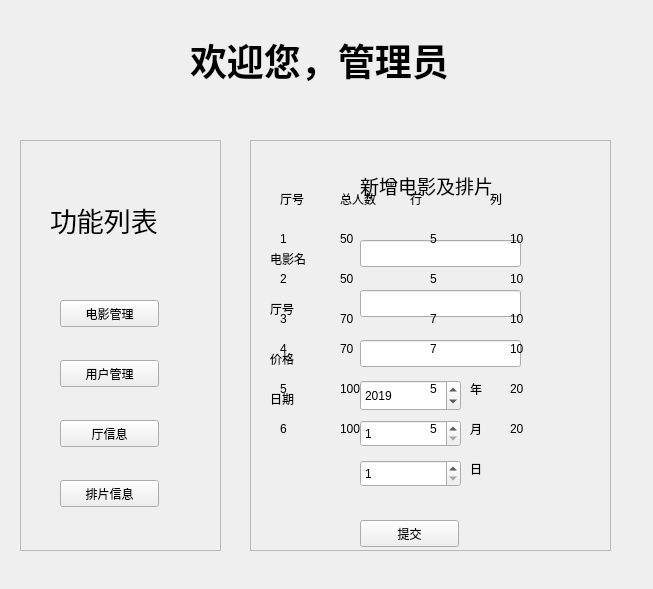
<?xml version="1.0" encoding="UTF-8"?>
<ui version="4.0">
 <class>Form</class>
 <widget class="QWidget" name="Form">
  <property name="geometry">
   <rect>
    <x>0</x>
    <y>0</y>
    <width>653</width>
    <height>589</height>
   </rect>
  </property>
  <property name="windowTitle">
   <string>Form</string>
  </property>
  <widget class="QLabel" name="manwel">
   <property name="geometry">
    <rect>
     <x>190</x>
     <y>0</y>
     <width>291</width>
     <height>121</height>
    </rect>
   </property>
   <property name="text">
    <string>&lt;html&gt;&lt;head/&gt;&lt;body&gt;&lt;p&gt;&lt;span style=&quot; font-size:28pt; font-weight:600;&quot;&gt;欢迎您，管理员&lt;/span&gt;&lt;/p&gt;&lt;/body&gt;&lt;/html&gt;</string>
   </property>
  </widget>
  <widget class="QFrame" name="newmvFrame">
   <property name="geometry">
    <rect>
     <x>250</x>
     <y>140</y>
     <width>361</width>
     <height>411</height>
    </rect>
   </property>
   <property name="frameShape">
    <enum>QFrame::StyledPanel</enum>
   </property>
   <property name="frameShadow">
    <enum>QFrame::Raised</enum>
   </property>
   <property name="midLineWidth">
    <number>1</number>
   </property>
   <widget class="QLabel" name="newMovie">
    <property name="geometry">
     <rect>
      <x>110</x>
      <y>30</y>
      <width>171</width>
      <height>31</height>
     </rect>
    </property>
    <property name="text">
     <string>&lt;html&gt;&lt;head/&gt;&lt;body&gt;&lt;p&gt;&lt;span style=&quot; font-size:14pt;&quot;&gt;新增电影及排片&lt;/span&gt;&lt;/p&gt;&lt;/body&gt;&lt;/html&gt;</string>
    </property>
   </widget>
   <widget class="QLabel" name="mvname">
    <property name="geometry">
     <rect>
      <x>20</x>
      <y>110</y>
      <width>67</width>
      <height>17</height>
     </rect>
    </property>
    <property name="text">
     <string>电影名</string>
    </property>
   </widget>
   <widget class="QLabel" name="mvhall">
    <property name="geometry">
     <rect>
      <x>20</x>
      <y>160</y>
      <width>67</width>
      <height>17</height>
     </rect>
    </property>
    <property name="text">
     <string>厅号</string>
    </property>
   </widget>
   <widget class="QLabel" name="mvprice">
    <property name="geometry">
     <rect>
      <x>20</x>
      <y>210</y>
      <width>67</width>
      <height>17</height>
     </rect>
    </property>
    <property name="text">
     <string>价格</string>
    </property>
   </widget>
   <widget class="QLabel" name="mvdate">
    <property name="geometry">
     <rect>
      <x>20</x>
      <y>250</y>
      <width>67</width>
      <height>17</height>
     </rect>
    </property>
    <property name="text">
     <string>日期</string>
    </property>
   </widget>
   <widget class="QLineEdit" name="mvnameLine">
    <property name="geometry">
     <rect>
      <x>110</x>
      <y>100</y>
      <width>161</width>
      <height>27</height>
     </rect>
    </property>
   </widget>
   <widget class="QLineEdit" name="mvhallLine">
    <property name="geometry">
     <rect>
      <x>110</x>
      <y>150</y>
      <width>161</width>
      <height>27</height>
     </rect>
    </property>
   </widget>
   <widget class="QLineEdit" name="mvpriceLine">
    <property name="geometry">
     <rect>
      <x>110</x>
      <y>200</y>
      <width>161</width>
      <height>27</height>
     </rect>
    </property>
   </widget>
   <widget class="QSpinBox" name="yearSpin">
    <property name="geometry">
     <rect>
      <x>110</x>
      <y>240</y>
      <width>101</width>
      <height>31</height>
     </rect>
    </property>
    <property name="maximum">
     <number>2030</number>
    </property>
    <property name="value">
     <number>2019</number>
    </property>
    <property name="displayIntegerBase">
     <number>10</number>
    </property>
   </widget>
   <widget class="QSpinBox" name="monSpin">
    <property name="geometry">
     <rect>
      <x>110</x>
      <y>280</y>
      <width>101</width>
      <height>27</height>
     </rect>
    </property>
    <property name="minimum">
     <number>1</number>
    </property>
    <property name="maximum">
     <number>12</number>
    </property>
    <property name="value">
     <number>1</number>
    </property>
   </widget>
   <widget class="QSpinBox" name="daySpin">
    <property name="geometry">
     <rect>
      <x>110</x>
      <y>320</y>
      <width>101</width>
      <height>27</height>
     </rect>
    </property>
    <property name="minimum">
     <number>1</number>
    </property>
    <property name="maximum">
     <number>31</number>
    </property>
   </widget>
   <widget class="QLabel" name="label_6">
    <property name="geometry">
     <rect>
      <x>220</x>
      <y>240</y>
      <width>67</width>
      <height>17</height>
     </rect>
    </property>
    <property name="text">
     <string>年</string>
    </property>
   </widget>
   <widget class="QLabel" name="label_7">
    <property name="geometry">
     <rect>
      <x>220</x>
      <y>280</y>
      <width>67</width>
      <height>17</height>
     </rect>
    </property>
    <property name="text">
     <string>月</string>
    </property>
   </widget>
   <widget class="QLabel" name="label_8">
    <property name="geometry">
     <rect>
      <x>220</x>
      <y>320</y>
      <width>67</width>
      <height>17</height>
     </rect>
    </property>
    <property name="text">
     <string>日</string>
    </property>
   </widget>
   <widget class="QPushButton" name="commit">
    <property name="geometry">
     <rect>
      <x>110</x>
      <y>380</y>
      <width>99</width>
      <height>27</height>
     </rect>
    </property>
    <property name="text">
     <string>提交</string>
    </property>
   </widget>
   <widget class="QFrame" name="hallFrame">
    <property name="geometry">
     <rect>
      <x>0</x>
      <y>0</y>
      <width>361</width>
      <height>411</height>
     </rect>
    </property>
    <property name="frameShape">
     <enum>QFrame::StyledPanel</enum>
    </property>
    <property name="frameShadow">
     <enum>QFrame::Raised</enum>
    </property>
    <widget class="QLabel" name="label_2">
     <property name="geometry">
      <rect>
       <x>30</x>
       <y>50</y>
       <width>67</width>
       <height>17</height>
      </rect>
     </property>
     <property name="text">
      <string>厅号</string>
     </property>
    </widget>
    <widget class="QLabel" name="label_3">
     <property name="geometry">
      <rect>
       <x>90</x>
       <y>50</y>
       <width>67</width>
       <height>17</height>
      </rect>
     </property>
     <property name="text">
      <string>总人数</string>
     </property>
    </widget>
    <widget class="QLabel" name="label_4">
     <property name="geometry">
      <rect>
       <x>160</x>
       <y>50</y>
       <width>67</width>
       <height>17</height>
      </rect>
     </property>
     <property name="text">
      <string>行</string>
     </property>
    </widget>
    <widget class="QLabel" name="label_5">
     <property name="geometry">
      <rect>
       <x>240</x>
       <y>50</y>
       <width>67</width>
       <height>17</height>
      </rect>
     </property>
     <property name="text">
      <string>列</string>
     </property>
    </widget>
    <widget class="QLabel" name="label_9">
     <property name="geometry">
      <rect>
       <x>30</x>
       <y>90</y>
       <width>67</width>
       <height>17</height>
      </rect>
     </property>
     <property name="text">
      <string>1</string>
     </property>
    </widget>
    <widget class="QLabel" name="label_10">
     <property name="geometry">
      <rect>
       <x>90</x>
       <y>90</y>
       <width>67</width>
       <height>17</height>
      </rect>
     </property>
     <property name="text">
      <string>50</string>
     </property>
    </widget>
    <widget class="QLabel" name="label_11">
     <property name="geometry">
      <rect>
       <x>180</x>
       <y>90</y>
       <width>67</width>
       <height>17</height>
      </rect>
     </property>
     <property name="text">
      <string>5</string>
     </property>
    </widget>
    <widget class="QLabel" name="label_12">
     <property name="geometry">
      <rect>
       <x>260</x>
       <y>90</y>
       <width>67</width>
       <height>17</height>
      </rect>
     </property>
     <property name="text">
      <string>10</string>
     </property>
    </widget>
    <widget class="QLabel" name="label_13">
     <property name="geometry">
      <rect>
       <x>260</x>
       <y>130</y>
       <width>67</width>
       <height>17</height>
      </rect>
     </property>
     <property name="text">
      <string>10</string>
     </property>
    </widget>
    <widget class="QLabel" name="label_14">
     <property name="geometry">
      <rect>
       <x>90</x>
       <y>130</y>
       <width>67</width>
       <height>17</height>
      </rect>
     </property>
     <property name="text">
      <string>50</string>
     </property>
    </widget>
    <widget class="QLabel" name="label_15">
     <property name="geometry">
      <rect>
       <x>180</x>
       <y>130</y>
       <width>67</width>
       <height>17</height>
      </rect>
     </property>
     <property name="text">
      <string>5</string>
     </property>
    </widget>
    <widget class="QLabel" name="label_16">
     <property name="geometry">
      <rect>
       <x>30</x>
       <y>130</y>
       <width>67</width>
       <height>17</height>
      </rect>
     </property>
     <property name="text">
      <string>2</string>
     </property>
    </widget>
    <widget class="QLabel" name="label_17">
     <property name="geometry">
      <rect>
       <x>260</x>
       <y>170</y>
       <width>67</width>
       <height>17</height>
      </rect>
     </property>
     <property name="text">
      <string>10</string>
     </property>
    </widget>
    <widget class="QLabel" name="label_18">
     <property name="geometry">
      <rect>
       <x>90</x>
       <y>170</y>
       <width>67</width>
       <height>17</height>
      </rect>
     </property>
     <property name="text">
      <string>70</string>
     </property>
    </widget>
    <widget class="QLabel" name="label_19">
     <property name="geometry">
      <rect>
       <x>180</x>
       <y>170</y>
       <width>67</width>
       <height>17</height>
      </rect>
     </property>
     <property name="text">
      <string>7</string>
     </property>
    </widget>
    <widget class="QLabel" name="label_20">
     <property name="geometry">
      <rect>
       <x>30</x>
       <y>170</y>
       <width>67</width>
       <height>17</height>
      </rect>
     </property>
     <property name="text">
      <string>3</string>
     </property>
    </widget>
    <widget class="QLabel" name="label_21">
     <property name="geometry">
      <rect>
       <x>260</x>
       <y>200</y>
       <width>67</width>
       <height>17</height>
      </rect>
     </property>
     <property name="text">
      <string>10</string>
     </property>
    </widget>
    <widget class="QLabel" name="label_22">
     <property name="geometry">
      <rect>
       <x>90</x>
       <y>240</y>
       <width>67</width>
       <height>17</height>
      </rect>
     </property>
     <property name="text">
      <string>100</string>
     </property>
    </widget>
    <widget class="QLabel" name="label_23">
     <property name="geometry">
      <rect>
       <x>90</x>
       <y>200</y>
       <width>67</width>
       <height>17</height>
      </rect>
     </property>
     <property name="text">
      <string>70</string>
     </property>
    </widget>
    <widget class="QLabel" name="label_24">
     <property name="geometry">
      <rect>
       <x>180</x>
       <y>200</y>
       <width>67</width>
       <height>17</height>
      </rect>
     </property>
     <property name="text">
      <string>7</string>
     </property>
    </widget>
    <widget class="QLabel" name="label_25">
     <property name="geometry">
      <rect>
       <x>180</x>
       <y>240</y>
       <width>67</width>
       <height>17</height>
      </rect>
     </property>
     <property name="text">
      <string>5</string>
     </property>
    </widget>
    <widget class="QLabel" name="label_26">
     <property name="geometry">
      <rect>
       <x>180</x>
       <y>280</y>
       <width>67</width>
       <height>17</height>
      </rect>
     </property>
     <property name="text">
      <string>5</string>
     </property>
    </widget>
    <widget class="QLabel" name="label_27">
     <property name="geometry">
      <rect>
       <x>30</x>
       <y>200</y>
       <width>67</width>
       <height>17</height>
      </rect>
     </property>
     <property name="text">
      <string>4</string>
     </property>
    </widget>
    <widget class="QLabel" name="label_28">
     <property name="geometry">
      <rect>
       <x>90</x>
       <y>280</y>
       <width>67</width>
       <height>17</height>
      </rect>
     </property>
     <property name="text">
      <string>100</string>
     </property>
    </widget>
    <widget class="QLabel" name="label_29">
     <property name="geometry">
      <rect>
       <x>260</x>
       <y>280</y>
       <width>67</width>
       <height>17</height>
      </rect>
     </property>
     <property name="text">
      <string>20</string>
     </property>
    </widget>
    <widget class="QLabel" name="label_30">
     <property name="geometry">
      <rect>
       <x>30</x>
       <y>240</y>
       <width>67</width>
       <height>17</height>
      </rect>
     </property>
     <property name="text">
      <string>5</string>
     </property>
    </widget>
    <widget class="QLabel" name="label_31">
     <property name="geometry">
      <rect>
       <x>260</x>
       <y>240</y>
       <width>67</width>
       <height>17</height>
      </rect>
     </property>
     <property name="text">
      <string>20</string>
     </property>
    </widget>
    <widget class="QLabel" name="label_32">
     <property name="geometry">
      <rect>
       <x>30</x>
       <y>280</y>
       <width>67</width>
       <height>17</height>
      </rect>
     </property>
     <property name="text">
      <string>6</string>
     </property>
    </widget>
   </widget>
  </widget>
  <widget class="QFrame" name="frame">
   <property name="geometry">
    <rect>
     <x>20</x>
     <y>140</y>
     <width>201</width>
     <height>411</height>
    </rect>
   </property>
   <property name="frameShape">
    <enum>QFrame::StyledPanel</enum>
   </property>
   <property name="frameShadow">
    <enum>QFrame::Raised</enum>
   </property>
   <widget class="QPushButton" name="pushButton">
    <property name="geometry">
     <rect>
      <x>40</x>
      <y>160</y>
      <width>99</width>
      <height>27</height>
     </rect>
    </property>
    <property name="text">
     <string>电影管理</string>
    </property>
   </widget>
   <widget class="QPushButton" name="pushButton_2">
    <property name="geometry">
     <rect>
      <x>40</x>
      <y>220</y>
      <width>99</width>
      <height>27</height>
     </rect>
    </property>
    <property name="text">
     <string>用户管理</string>
    </property>
   </widget>
   <widget class="QPushButton" name="pushButton_3">
    <property name="geometry">
     <rect>
      <x>40</x>
      <y>280</y>
      <width>99</width>
      <height>27</height>
     </rect>
    </property>
    <property name="text">
     <string>厅信息</string>
    </property>
   </widget>
   <widget class="QPushButton" name="pushButton_4">
    <property name="geometry">
     <rect>
      <x>40</x>
      <y>340</y>
      <width>99</width>
      <height>27</height>
     </rect>
    </property>
    <property name="text">
     <string>排片信息</string>
    </property>
   </widget>
   <widget class="QLabel" name="label">
    <property name="geometry">
     <rect>
      <x>30</x>
      <y>50</y>
      <width>131</width>
      <height>61</height>
     </rect>
    </property>
    <property name="text">
     <string>&lt;html&gt;&lt;head/&gt;&lt;body&gt;&lt;p&gt;&lt;span style=&quot; font-size:20pt;&quot;&gt;功能列表&lt;/span&gt;&lt;/p&gt;&lt;/body&gt;&lt;/html&gt;</string>
    </property>
   </widget>
  </widget>
 </widget>
 <resources/>
 <connections/>
</ui>
